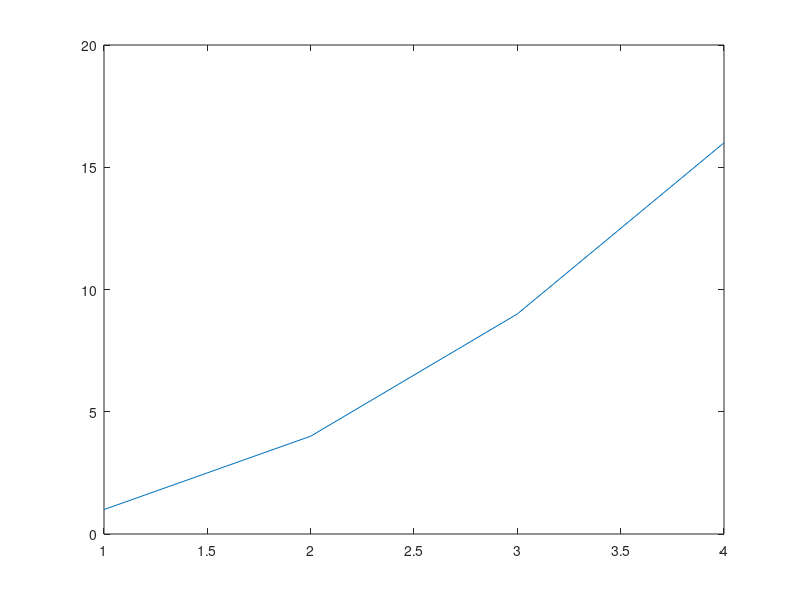
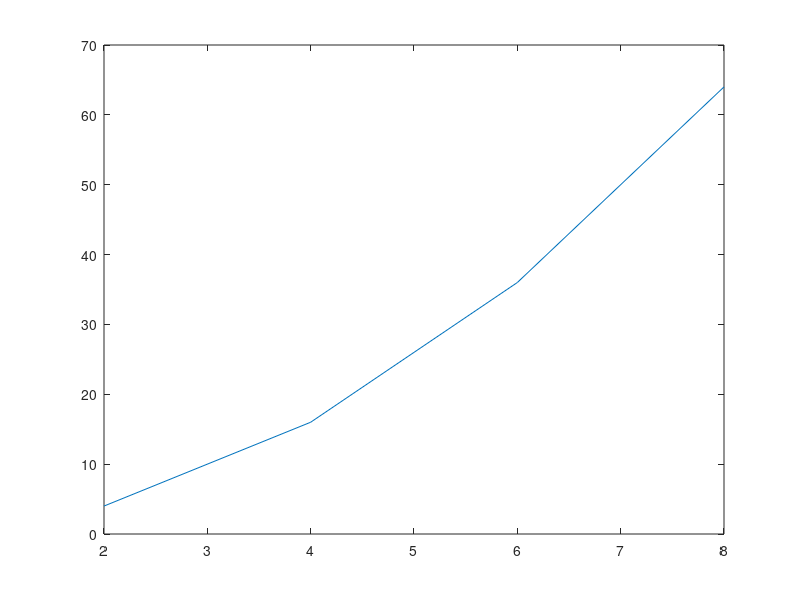

The MATLAB script that drew these images, in order:
% This is an example .m file for git-hub

figure()
x = [1,2,3,4]
y = [1,4,9,16]
plot(x,y)

figure()
x = [2,4,6,8]
y = [4,16,36,64]
plot(x,y)